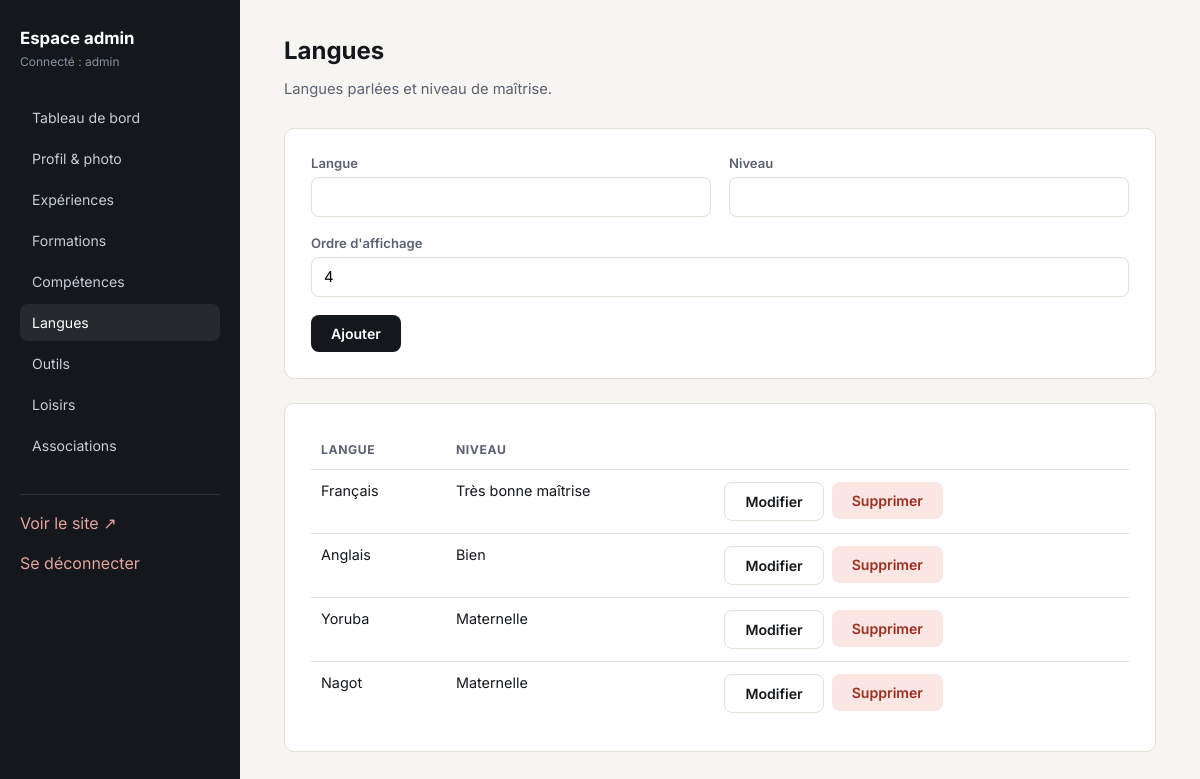
Screenshot of /admin/langues.php (signed in) with the database file from the repository.
### tables this page shows
CREATE TABLE langues (
            id INTEGER PRIMARY KEY AUTOINCREMENT,
            langue TEXT NOT NULL,
            niveau TEXT,
            ordre INTEGER DEFAULT 0
        );

### includes/functions.php (called while the page is built, shortened)
<?php
function e(?string $value): string
{
    return htmlspecialchars($value ?? '', ENT_QUOTES, 'UTF-8');
}
function fetchAll(PDO $pdo, string $table, string $orderBy = 'ordre'): array
{
    return $pdo->query("SELECT * FROM $table ORDER BY $orderBy ASC")->fetchAll(PDO::FETCH_ASSOC);
}

### admin/langues.php (the view, shortened to what this page needs)
<?php
$pdo = getDB();
$editItem = null;
$items = fetchAll($pdo, 'langues');
require __DIR__ . '/includes/header.php';
?>
<h2 class="page-title">Langues</h2>
<p class="page-sub">Langues parlées et niveau de maîtrise.</p>
<form class="card" method="post">
  <div class="form-row">
    <div>
      <label for="langue">Langue</label>
      <input type="text" id="langue" name="langue" value="<?= e($editItem['langue'] ?? '') ?>" required>
    </div>
    <div>
      <label for="niveau">Niveau</label>
      <input type="text" id="niveau" name="niveau" value="<?= e($editItem['niveau'] ?? '') ?>">
    </div>
  </div>
  <label for="ordre">Ordre d'affichage</label>
  <input type="text" id="ordre" name="ordre" value="<?= e((string)($editItem['ordre'] ?? count($items))) ?>">
  <button type="submit" class="btn btn-primary"><?= $editItem ? 'Mettre à jour' : 'Ajouter' ?></button>
</form>
<div class="card">
  <table>
    <thead><tr><th>Langue</th><th>Niveau</th><th></th></tr></thead>
    <tbody>
      <?php foreach ($items as $item): ?>
        <tr>
          <td><?= e($item['langue']) ?></td>
          <td><?= e($item['niveau']) ?></td>
          <td class="actions">
            <a class="btn btn-ghost" href="?edit=<?= (int)$item['id'] ?>">Modifier</a>
            <form method="post" onsubmit="return confirm('Supprimer cette langue ?');">
              <button type="submit" class="btn btn-danger">Supprimer</button>
            </form>
          </td>
        </tr>
      <?php endforeach; ?>
    </tbody>
  </table>
</div>
<?php require __DIR__ . '/includes/footer.php'; ?>

### assets/css/admin.css (style rules this page uses)
:root { --ink: #14171c; --ink-soft: #5a6170; --paper: #f6f5f2; --line: #e3e0d8; --accent: #c0392b; --accent-dark: #9c2d20; --sidebar: #14171c; --sidebar-text: #c9cdd6; --radius: 10px; --sans: "Inter", "Helvetica Neue", Arial, sans-serif; }
* { box-sizing: border-box; }
body { margin: 0; font-family: var(--sans); background: var(--paper); color: var(--ink); }
a { color: inherit; text-decoration: none; }
.page-title { font-size: 1.5rem; margin: 0 0 6px; }
.page-sub { color: var(--ink-soft); margin-bottom: 30px; font-size: .92rem; }
.card { background: #fff; border: 1px solid var(--line); border-radius: var(--radius); padding: 26px; margin-bottom: 24px; }
label { display: block; font-size: .82rem; font-weight: 600; margin-bottom: 6px; color: var(--ink-soft); }
input[type=text], input[type=email], input[type=password], input[type=file], textarea, select { width: 100%; padding: 10px 12px; border: 1px solid var(--line); border-radius: 8px; font-size: .92rem; font-family: var(--sans); margin-bottom: 18px; background: #fff; }
.form-row { display: grid; grid-template-columns: 1fr 1fr; gap: 18px; }
.btn { display: inline-block; padding: 10px 20px; border-radius: 8px; border: none; cursor: pointer; font-size: .88rem; font-family: var(--sans); font-weight: 600; }
.btn-primary { background: var(--ink); color: #fff; }
.btn-danger { background: #fbe6e4; color: var(--accent-dark); }
.btn-ghost { background: transparent; border: 1px solid var(--line); color: var(--ink); }
table { width: 100%; border-collapse: collapse; font-size: .9rem; }
th, td { text-align: left; padding: 12px 10px; border-bottom: 1px solid var(--line); vertical-align: top; }
th { color: var(--ink-soft); font-size: .76rem; text-transform: uppercase; letter-spacing: .05em; }
tr:last-child td { border-bottom: none; }
.actions { display: flex; gap: 8px; white-space: nowrap; }
.actions form { display: inline; }

### rows the page displays
langues: langue "Français", niveau "Très bonne maîtrise"
langues: langue "Anglais", niveau "Bien"
langues: langue "Yoruba", niveau "Maternelle"
langues: langue "Nagot", niveau "Maternelle"

### other values shown
$_SESSION['admin_username'] "admin"
